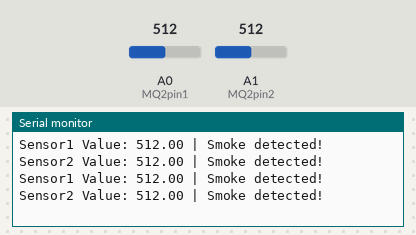
The sketch below on a simulated Arduino Uno, built with avr-gcc and run on an emulated ATmega328P. Shown: the last lines printed to the serial monitor. The test bench sets the inputs (shaded band); at power-on: A0 (MQ2pin1) = 512, A1 (MQ2pin2) = 512.

Above: at 1.2 s.
1.3 s: A0 (MQ2pin1) set to 314
At 1.49 s:
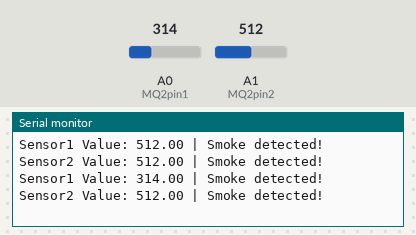
4.3 s: A0 (MQ2pin1) set to 287
At 4.46 s:
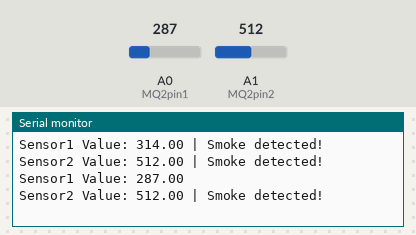
8.3 s: A1 (MQ2pin2) set to 111
At 8.48 s:
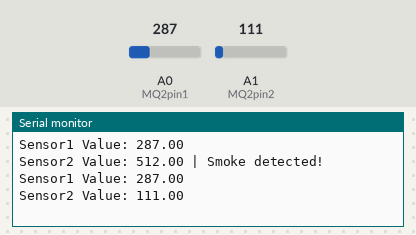
11.3 s: A1 (MQ2pin2) set to 91
At 11.36 s:
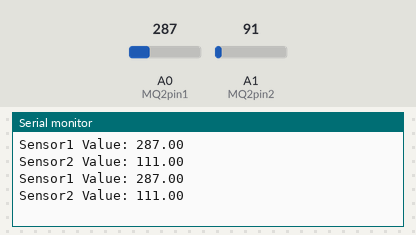

The sketch:

Gas-Sensor-I2C.ino
```cpp
#include <Wire.h>

#define MQ2pin1 0
#define MQ2pin2 1

float sensor1Value;  //variable to store sensor1 value
float sensor2Value;  //variable to store sensor2 value

//variables to store I2C data
byte writeDataBytes[2];
int writeData;
int MQ2pin;

void setup()
{
  Wire.begin(8);                // join i2c bus with address #8
  Wire.onReceive(receiveEvent); // register receive event
  Wire.onRequest(requestEvent); // register request event

  Serial.begin(9600); // sets the serial port to 9600
  Serial.println("Gas sensor warming up!");
  // delay(20000); // allow the MQ-6 to warm up
}

void loop()
{
  sensor1Value = analogRead(MQ2pin1); // read analog input pin 0
  sensor2Value = analogRead(MQ2pin2); // read analog input pin 1

  Serial.print("Sensor1 Value: ");
  Serial.print(sensor1Value);

  if(sensor1Value > 300)
  {
    Serial.print(" | Smoke detected!");
  }
  else
  {
    Serial.print("                  ");
  }

  Serial.print("    Sensor2 Value: ");
  Serial.print(sensor2Value);

  if(sensor2Value > 300)
  {
    Serial.print(" | Smoke detected!");
  }

  Serial.println("");
  // delay(2000); // wait 2s for next reading
}

void receiveEvent(int howMany)
{
  MQ2pin = Wire.read();    // receive byte as an integer

  if (MQ2pin == 1){
    writeData = sensor1Value;
    // Serial.println(sensor1Value);
    // Serial.println("");
  }

  if (MQ2pin == 2){
    writeData = sensor2Value;
    // Serial.println(sensor2Value);
    // Serial.println("");
  }
}

void requestEvent() {

  writeDataBytes[0] = (writeData >> 8) & 0xFF;
  writeDataBytes[1] = (writeData >> 0) & 0xFF;

  // Serial.print(writeDataBytes[0]);
  // Serial.print("    ");
  // Serial.print(writeDataBytes[1]);
  // Serial.println("");

  Wire.write(writeDataBytes,2); // respond with message of 2 bytes
  // Serial.println(writeData);
  // Serial.println("");
}
```

Measured:
- the behaviour switches between 301 and 300 on A0 (MQ2pin1) (found by bisection; images 1 and 2)
- after the input at 1.3 s, the serial monitor: prints a new line after 0.12 s (image 1)
- after the input at 4.3 s, the serial monitor: prints a new line after 0.09 s (image 2)
- after the input at 8.3 s, the serial monitor: prints a new line after 0.11 s (image 3)
